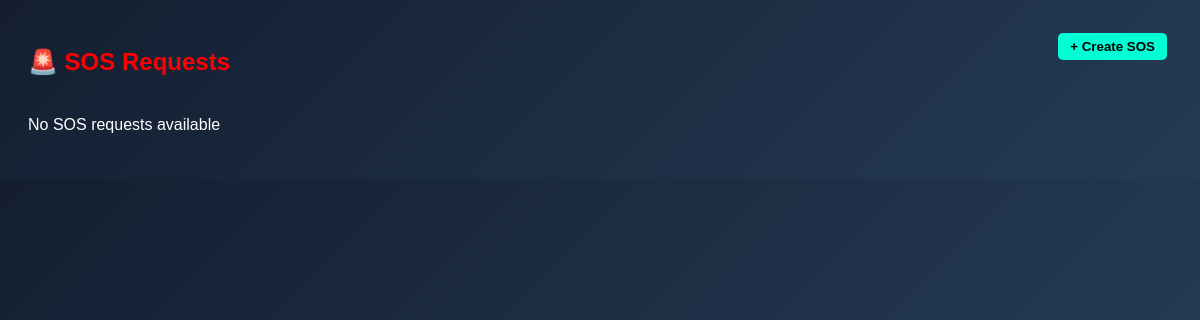
Page /sos/ on the earlier database version.
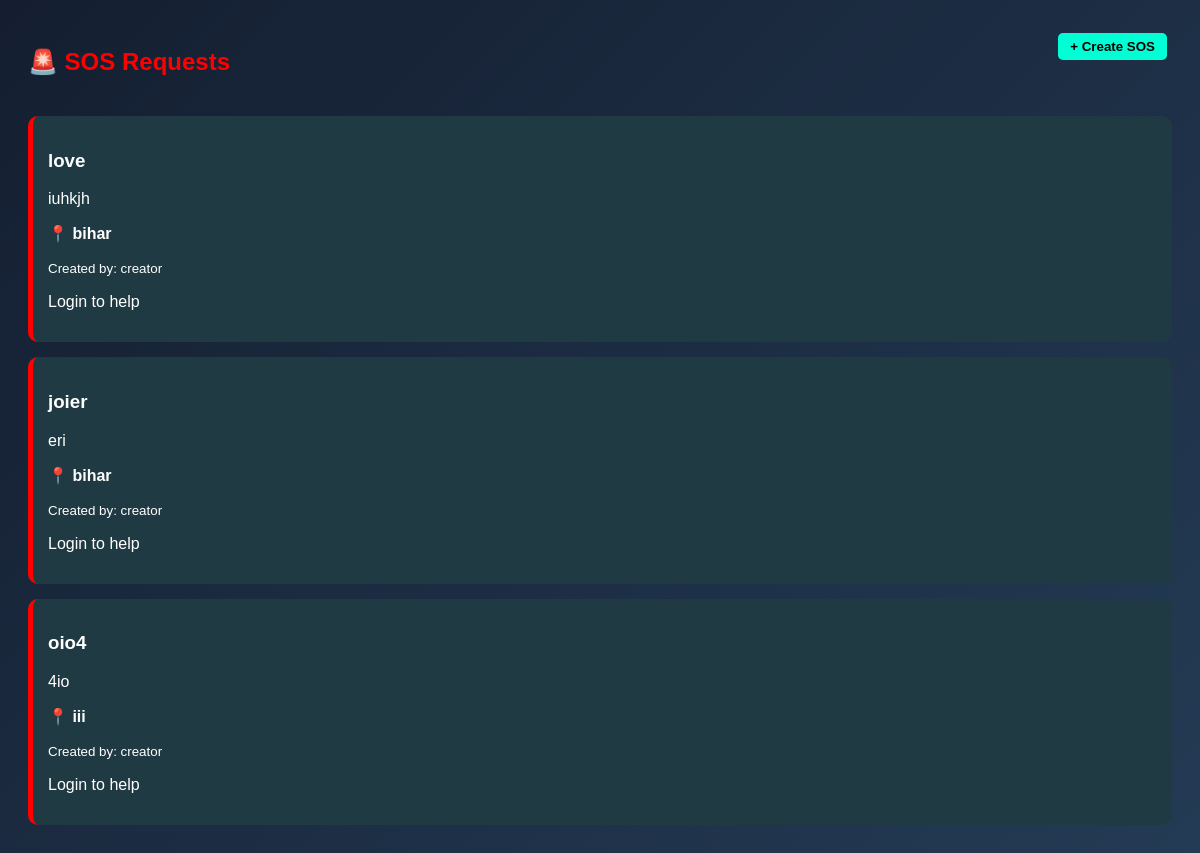
Same page on the later database version.
### sos/models.py (models this page shows, shortened)
class SOS(models.Model):
    title = models.CharField(max_length=100)
    description = models.TextField()
    location = models.CharField(max_length=100)
    created_by = models.ForeignKey(User, on_delete=models.CASCADE)

### core/models.py (models this page shows)
class User(AbstractUser):
    ROLE_CHOICES = (
        ('volunteer', 'Volunteer'),
        ('creator', 'Event Creator'),
        ('sponsor', 'Sponsor'),
    )
    role = models.CharField(max_length=20, choices=ROLE_CHOICES)
    email = models.EmailField(blank=True)
    groups = models.ManyToManyField('auth.Group', related_name='core_user_set', blank=True)
    user_permissions = models.ManyToManyField('auth.Permission', related_name='core_user_permissions_set', blank=True)

### sos/views.py (the view)
# urls.py: path('', views.sos_list, name='sos_list'),
def sos_list(request):
    sos_list = SOS.objects.all()
    return render(request, 'sos_list.html', {'sos_list': sos_list})

### templates/sos_list.html (shortened to what this page needs)
<!DOCTYPE html>
<html>
<head>
</head>
<body>
<div class="top-bar">
    <h2>🚨 SOS Requests</h2>
    <a href="/sos/create/">
        <button class="btn create-btn">+ Create SOS</button>
    </a>
</div>
{% for s in sos_list %}
<div class="card">
    <h3>{{ s.title }}</h3>
    <p>{{ s.description }}</p>
    <p><b>📍 {{ s.location }}</b></p>
    <p><small>Created by: {{ s.created_by.username }}</small></p>
    {% if request.user.is_authenticated %}
    <form action="{% url 'join_sos' s.id %}" method="POST">
        {% csrf_token %}
        <button class="btn join">Help Now 🚨</button>
    </form>
    {% else %}
    <p>Login to help</p>
    {% endif %}
</div>
{% empty %}
<p>No SOS requests available</p>
{% endfor %}
</body>
</html>

### templates/sos_list.html (style rules this page uses)
body { font-family: sans-serif; background: linear-gradient(135deg,#141e30,#243b55); color: white; padding: 20px; }
h2 { color: red; }
.card { background: #203a43; padding: 15px; margin: 15px 0; border-radius: 10px; border-left: 5px solid red; }
.btn { padding: 6px 12px; border: none; border-radius: 5px; margin: 5px; cursor: pointer; font-weight: bold; }
.top-bar { display:flex; justify-content:space-between; margin-bottom:20px; }
.create-btn { background:#00ffd5; }

Differences in the rows shown:
added SOS: title "love", description "iuhkjh", location "bihar", created_by.username "creator"
added SOS: title "joier", description "eri", location "bihar", created_by.username "creator"
added SOS: title "oio4", description "4io", location "iii", created_by.username "creator"
Other differences:
text no longer shown: "No SOS requests available"
